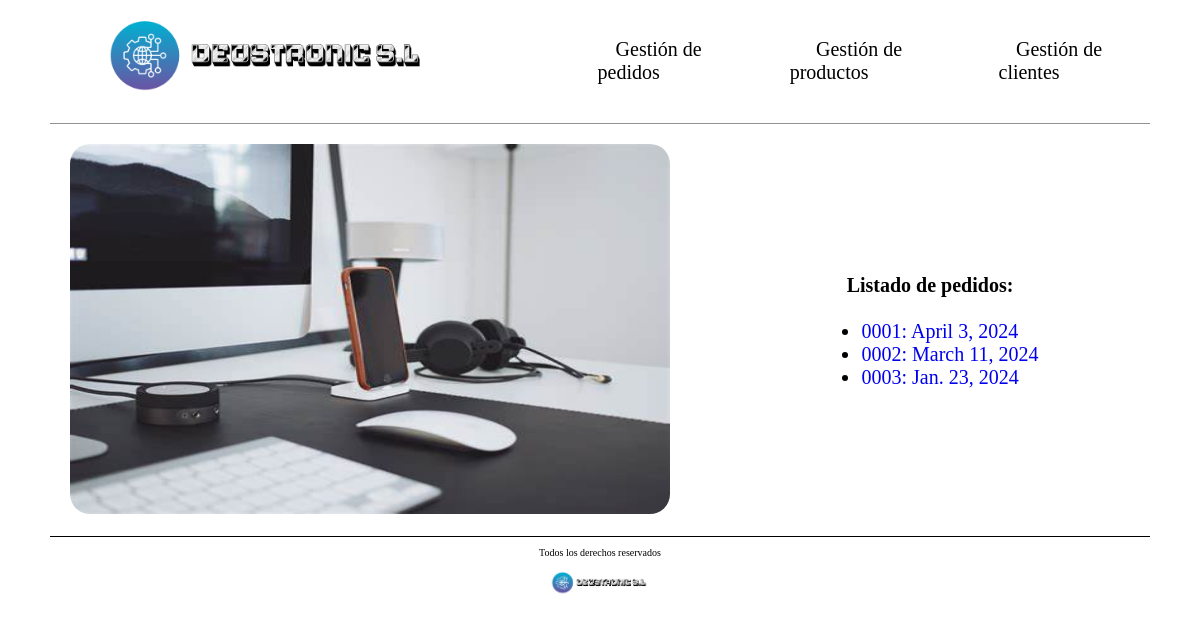
/empresaDjango/pedido/, run on an earlier commit of the app's database.
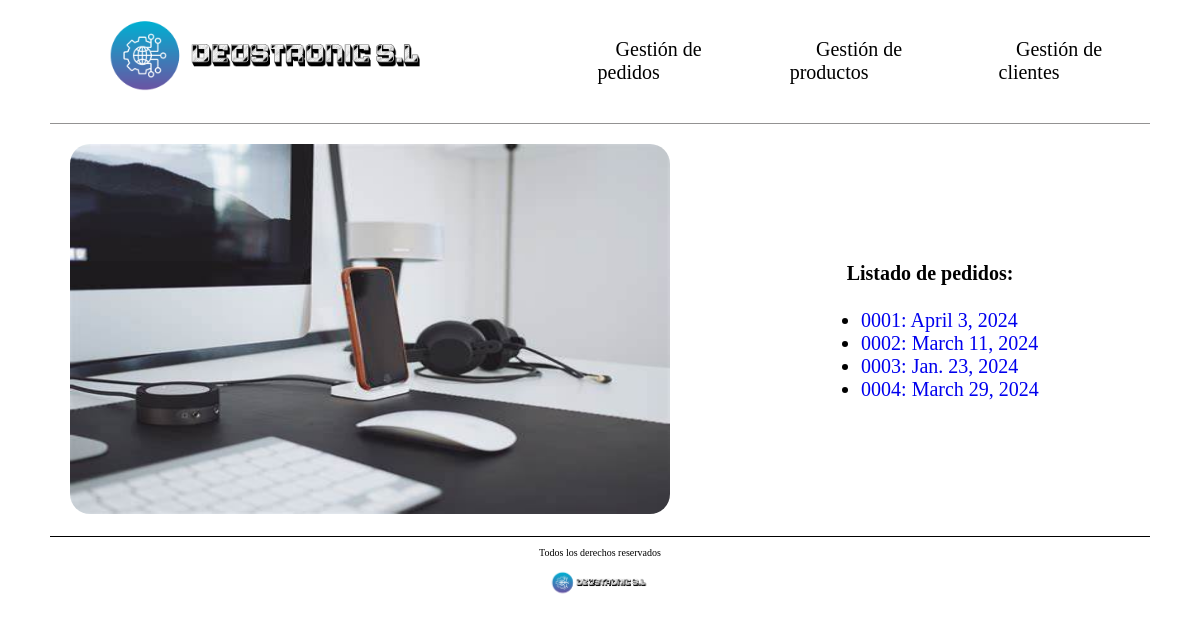
And on a later commit of the database.
### empresaDjango/models.py (models this page shows, shortened)
class Pedido(models.Model):
    cliente = models.ForeignKey(Cliente, on_delete=models.CASCADE)
    cod_pedido = models.CharField(max_length=10)
    fecha = models.DateField()
    precio_total = models.IntegerField()

### empresaDjango/views.py (the view)
# urls.py: path('pedido/', views.index_pedido, name='index_ped'),
def index_pedido(request):
    pedidos = Pedido.objects.all()
    return render(request, 'index_pedido.html', {'listado_pedidos' : pedidos})

### empresaDjango/templates/index_pedido.html (shortened to what this page needs)
{% load static %}
<!DOCTYPE html>
<html lang="es">
<head>
    <link rel="stylesheet" href="{% static 'css/styles.css'%}" />
    <link rel="stylesheet" href="{% static 'css/normalize.css'%}" />
</head>
<body>
    <header>
        <div class="navegacion">
            <nav class="nav-principal">
                <a href="{% static '../empresaDjango/pedido' %}">
                  <img src="{% static 'images/DEUSTRONIC.png' %}" alt="Logo Tienda" />
                </a>
                <ul class="elementos-navegacion">
                  <li>
                    <a href="/empresaDjango/pedido">Gestión de pedidos</a>
                  </li>
                  <li>
                    <a href="empresaDjango/index_producto.html">Gestión de productos</a>
                  </li>
                  <li>
                    <a href="empresaDjango/index_cliente.html">Gestión de clientes</a>
                  </li>
                </ul>
            </nav>
        </div>
    </header>
     <main>
        <div class="contenedor-principal-index-pedidos">
            <div class="parte-izquierda">
                <img src="{% static 'images/Escritorio.jpeg'%}" alt="Foto con artículos tecnológicos en un escritorio" />
            </div>
            <div class="parte-derecha">
            <h1>Listado de pedidos:</h1>
                <ul>
                    {% for p in listado_pedidos %}
                    <li class="listado_pedidos">
                        <a href="{% url 'detail_ped' p.cod_pedido %}">
                        {{ p.cod_pedido }}: {{ p.fecha }}
                        </a>
                    </li>
                    {% endfor %}
                </ul>
            </div>
        </div>
     </main>
    <footer>
        <div class="contenido-footer">
            <p class="copyright">Todos los derechos reservados</p>
            <img src="{% static 'images/DEUSTRONIC.png'%}" alt="Logo Tienda" />
        </div>
    </footer>
</body>
</html>

### empresaDjango/static/css/styles.css (style rules this page uses)
html { box-sizing: border-box; font-size: 62.5%; }
a { text-decoration: none; }
.nav-principal { display: flex; flex-direction: row; align-items: center; padding: 1rem; border-bottom: 1px solid #2e2c2c83; margin: 0 5rem 0 5rem; }
.nav-principal img { height: 10rem; }
.nav-principal a { color: rgb(0, 0, 0); margin-left: 3rem; margin-right: 3rem; text-align: center; }
.nav-principal li { text-align: center; }
.elementos-navegacion { list-style: none; display: flex; justify-content: space-between; align-items: center; font-size: 2rem; padding: 0rem; margin-left: 7rem; }
.contenedor-principal-index-pedidos { margin: 2rem 5rem 2rem 5rem; display: grid; grid-template-columns: 60% 40%; }
.parte-izquierda { margin-left: 2rem; }
.parte-izquierda img { border-radius: 2rem; width: 60rem; height: 37em; }
.parte-derecha { display: flex; flex-direction: column; align-items: center; justify-content: center; }
.listado_pedidos { font-size: 2rem; }
.contenido-footer { margin: 0 5rem 0 5rem; text-align: center; align-items: center; border-top: 1px solid #000000; }
.contenido-footer img { height: 3rem; }

What changed in the data, as far as the page shows it:
added Pedido: cod_pedido "0004", fecha "March 29, 2024"
